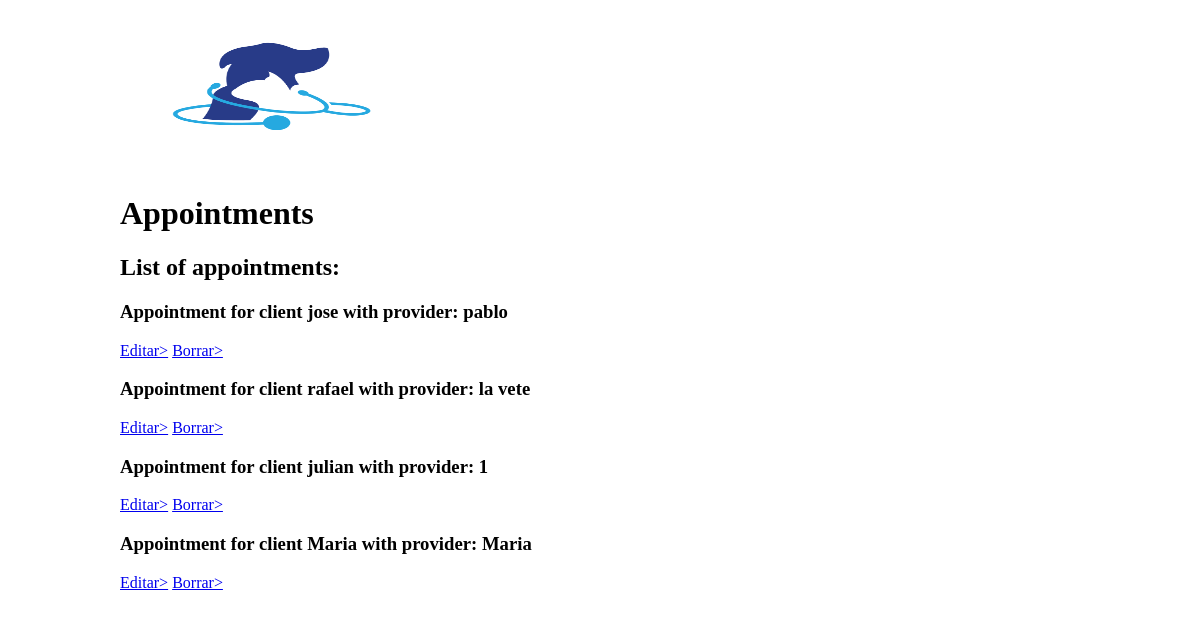
/show_appointments/, run on an earlier commit of the app's database.
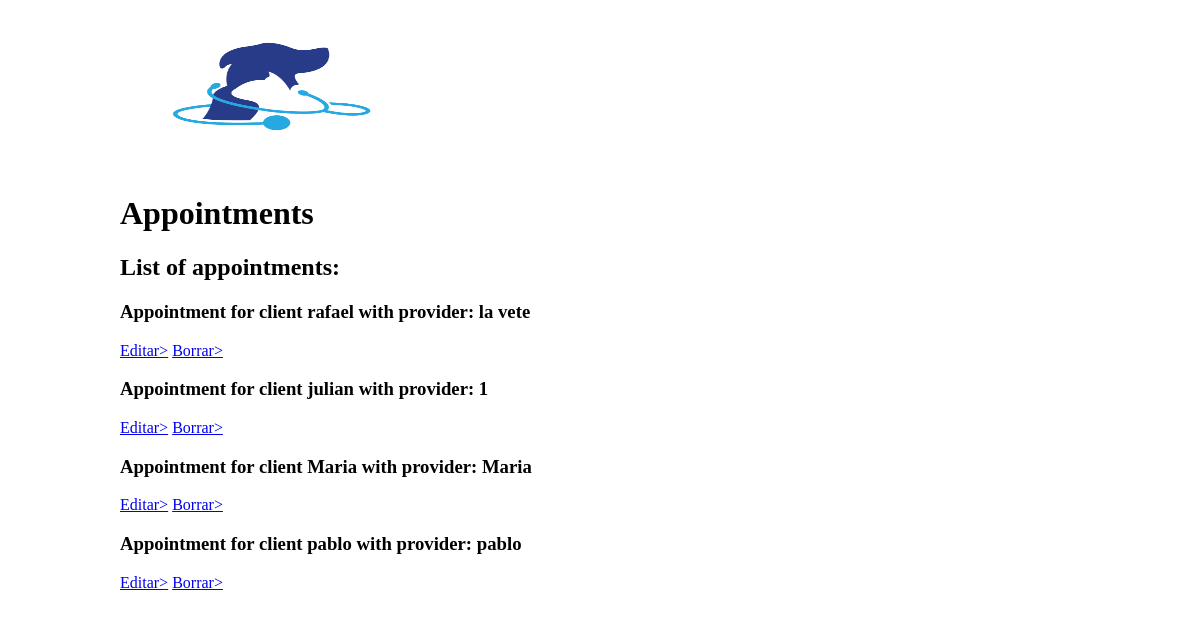
And on a later commit of the database.
### appointments/models.py (models this page shows)
class Appointment(models.Model):
    date = models.DateField(null=True)
    provider = models.CharField(max_length=30, choices=PROVIDERS, default='La Vete')
    client = models.CharField(max_length=30)
    hour = models.CharField(max_length=5, choices=SCHEDULE, default='0:00')

### appointments/views.py (the view)
# urls.py: path('show_appointments/', views.show_appointments, name='show_appointments'),
def show_appointments(request, pk=None):
    if pk is not None:
        try:
            ap = Appointment.objects.get(pk=pk)
        except ap.DoesNotExist:
            raise Http404('Appointment with pk {} doesn\'t exist!!!'.format(pk))
        return render(
            request,
            'show_appointments.html',
            {
                'object_pk': ap.pk,
                'object_client': ap.client,
                'object_provider': ap.provider,
                'object_date': ap.date,
            }
        )
    else:
        appointment_dict = {}
        for ap in Appointment.objects.all():
             appointment_dict[ap.client] = {
                'pk': ap.pk,
                'provider': ap.provider,
                'date': ap.date,
            }
        return render(
            request,
            'show_appointments.html',
            {
                'appointment_dict': appointment_dict,
            }
        )

### appointments/templates/show_appointments.html (shortened to what this page needs)
    {% load widget_tweaks %}
<!DOCTYPE html >
<html>
<head>
	{% load static %}
	<link href= "{% static 'appointments/style.css' %}" rel="stylesheet" type="text/css" />
</head>
<body>
			<div id="header">
                    <img src="{% static 'images/logo.png' %}" width="310" height="170" alt="" title="">
                    <h1>Appointments</h1>
                    {%if object_pk and object_client %}
                      <h2>
                      This is the page for the appointment for client {{object_client}}  with provider: {{object_provider}}
                      </h2>
                    {% else %}
                    <h2>List of appointments:</h2>
                    {% for client, values in appointment_dict.items %}
                          <h3>
                              Appointment for client {{client}} with provider: {{values.provider}}
                          </h3>
                          <a href="{% url 'edit' values.pk %}"
                          onClick="return confirm('¿Seguro que quieres editar a {{client}}?');">
                          Editar></a>
                          <a href="{% url 'delete' values.pk %}"
                          onClick="return confirm('¿Seguro que quieres borrar a {{client}}?');">
                          Borrar></a>
                    {% endfor %}
                    {% endif %}
            </div>

What changed in the data, as far as the page shows it:
removed Appointment: appointment_dict "jose", provider "pablo"
added Appointment: appointment_dict "pablo", provider "pablo"
Also different on the page:
new list line: "Appointment for client with provider: Editar> Borrar>"
list line gone: "Appointment for client with provider: Editar> Borrar>"
